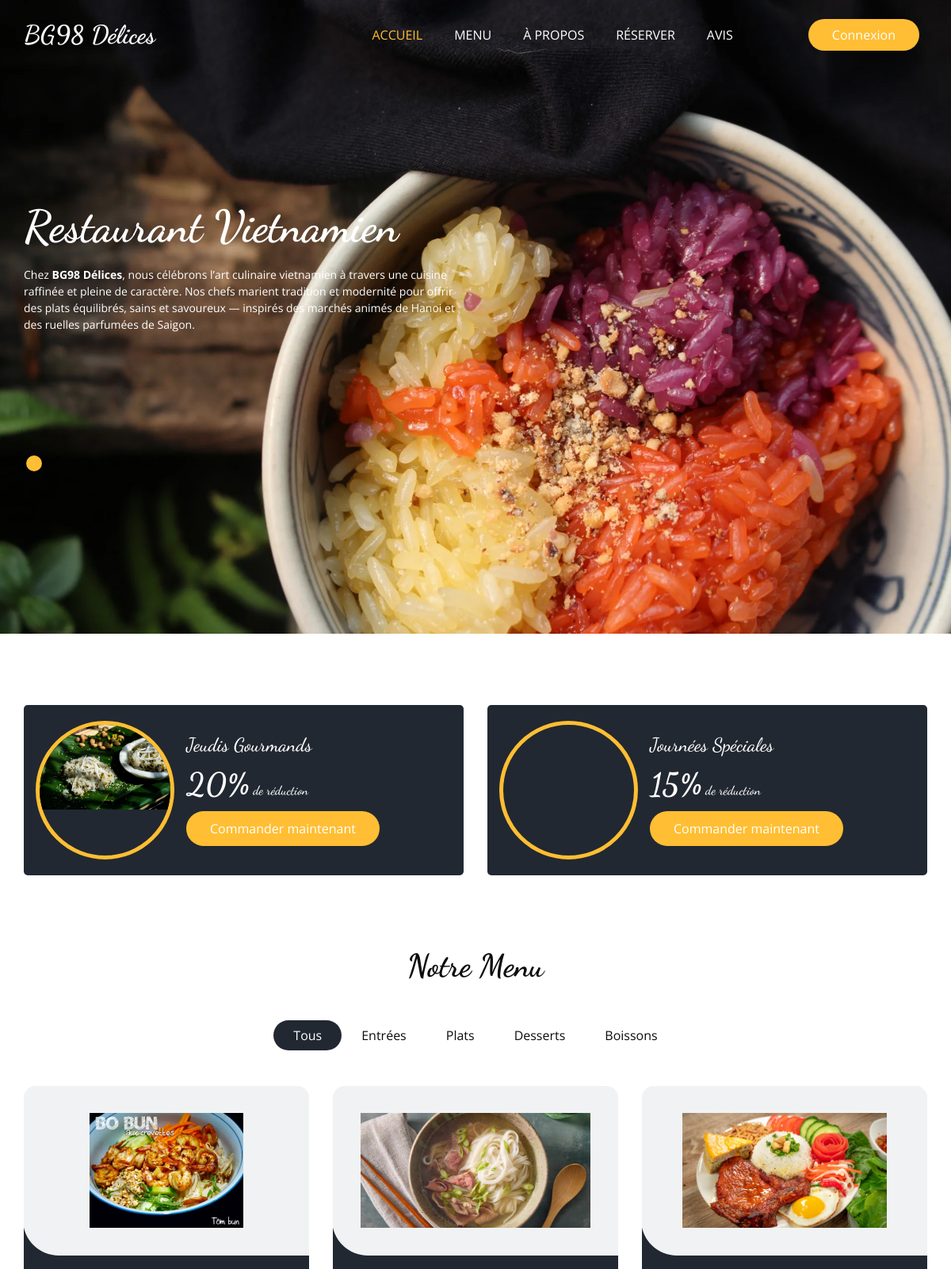
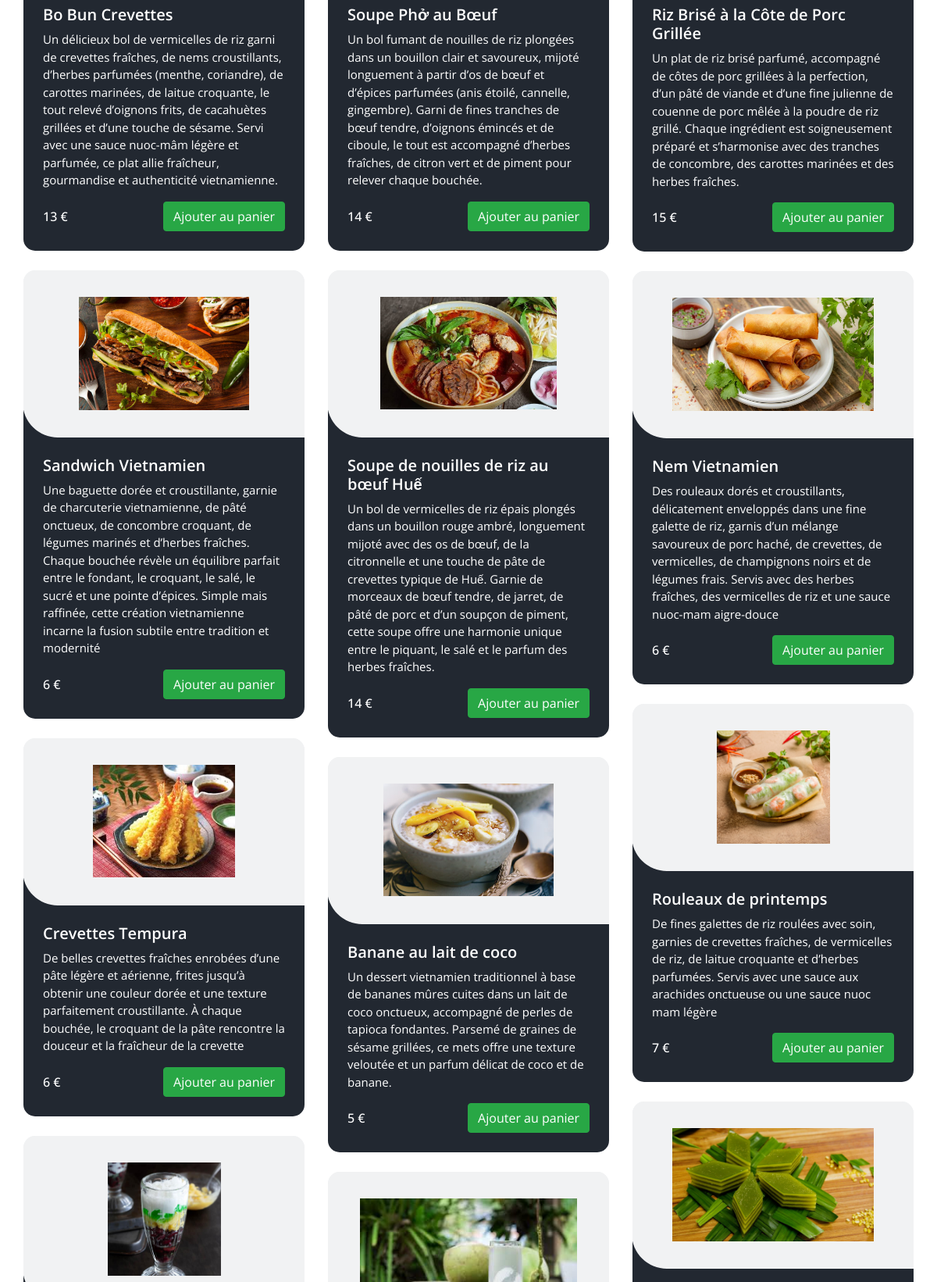
The page / (upper part) on the database its author committed (2 pictures, top to bottom).
### Base_App/models.py (models this page shows, shortened)
class Items(models.Model):
    Item_name = models.CharField(max_length=40)
    description = models.TextField(blank=False)
    Price = models.IntegerField()
    Category = models.ForeignKey(ItemList, related_name='Name', on_delete=models.CASCADE)
    Image = models.ImageField(upload_to='items/')

### Base_App/views.py (the view)
# urls.py: path('', HomeView, name='Home'),
def HomeView(request):
    items =  Items.objects.all()
    list = ItemList.objects.all()
    review = Feedback.objects.all().order_by('-id')[:5]
    return render(request, 'home.html',{'items': items, 'list': list, 'review': review})

### Base_App/models.py (called while the page is built)
    def __str__(self):
        return self.Category_name

### Template/home.html (shortened to what this page needs)
{% extends "base.html" %}
{% block home_status %}active{% endblock home_status %}
{% load static %}
{% block slider %}
<section class="slider_section">
  <div id="customCarousel1" class="carousel slide" data-ride="carousel">
    <div class="carousel-inner">
      <div class="carousel-item active">
        <div class="container">
          <div class="row">
            <div class="col-md-7 col-lg-6">
              <div class="detail-box">
                <h1>
                  Restaurant Vietnamien
                </h1>
                <p>
                  Chez <strong>BG98 Délices</strong>, nous célébrons l’art culinaire vietnamien à travers une cuisine raffinée et pleine de caractère.
                  Nos chefs marient tradition et modernité pour offrir des plats équilibrés, sains et savoureux — inspirés des marchés animés de Hanoi et des ruelles parfumées de Saigon.
                </p>
              </div>
            </div>
          </div>
        </div>
      </div>
    </div>
    <div class="container">
      <ol class="carousel-indicators">
        <li data-target="#customCarousel1" data-slide-to="0" class="active"></li>
      </ol>
    </div>
  </div>
</section>
{% endblock slider %}
{% block main %}
<section class="offer_section layout_padding-bottom">
  <div class="offer_container">
    <div class="container">
      <div class="row">
        <div class="col-md-6">
          <div class="box">
            <div class="img-box">
              <img src="{% static 'images/o1.jpg' %}" alt="">
            </div>
            <div class="detail-box">
              <h5>Jeudis Gourmands</h5>
              <h6><span>20%</span> de réduction</h6>
              <a href="#">
                Commander maintenant
              </a>
            </div>
          </div>
        </div>
        <div class="col-md-6">
          <div class="box">
            <div class="img-box">
            </div>
            <div class="detail-box">
              <h5>Journées Spéciales</h5>
              <h6><span>15%</span> de réduction</h6>
              <a href="#">
                Commander maintenant
              </a>
            </div>
          </div>
        </div>
      </div>
    </div>
  </div>
</section>
<section class="food_section layout_padding-bottom">
  <div class="container">
    <div class="heading_container heading_center">
      <h2>Notre Menu</h2>
    </div>
    <ul class="filters_menu">
      <li class="active" data-filter="*">Tous</li>
      <li data-filter=".entree">Entrées</li>
      <li data-filter=".plat">Plats</li>
      <li data-filter=".dessert">Desserts</li>
      <li data-filter=".boisson">Boissons</li>
    </ul>
    <div class="filters-content">
      <div class="row grid">
        {% for j in items %}
        <div class="col-sm-6 col-lg-4 all {{ j.Category|slugify }}">
          <div class="box">
            <div class="img-box">
              <img src="/media/{{ j.Image }}" alt="{{ j.Item_name }}">
            </div>
            <div class="detail-box">
              <h5>{{ j.Item_name }}</h5>
              <p>{{ j.description }}</p>
              <div class="options">
                <h6>{{ j.Price }} €</h6>
                <button class="btn btn-success add-to-cart"
                  data-item-id="{{ j.id }}"
                  data-item-name="{{ j.Item_name }}"
                  data-item-price="{{ j.Price }}">
                  Ajouter au panier
                </button>
              </div>
            </div>
          </div>
        </div>
        {% endfor %}
      </div>
    </div>
  </div>
</section>
{% endblock main %}

### Static/css/responsive.css (style rules this page uses)
@media (min-width: 1200px) { .container { max-width: 1170px; } }

### rows shown on the page
Items: Image (picture), Item_name "Bo Bun Crevettes", description "Un délicieux bol de vermicelles de riz garni de crevettes fraîches, de nems croustillants, d’herbes parfumées (menthe, coriandre), de carottes marinées, de laitue croquante, le tout relevé d’oignons frits, de cacahuètes grillées et d’une touche de sésame. Servi avec une sauce nuoc-mâm légère et parfumée, ce plat allie fraîcheur, gourmandise et authenticité vietnamienne.", Price "13"
Items: Image (picture), Item_name "Soupe Phở au Bœuf", description "Un bol fumant de nouilles de riz plongées dans un bouillon clair et savoureux, mijoté longuement à partir d’os de bœuf et d’épices parfumées (anis étoilé, cannelle, gingembre). Garni de fines tranches de bœuf tendre, d’oignons émincés et de ciboule, le tout est accompagné d’herbes fraîches, de citron vert et de piment pour relever chaque bouchée.", Price "14"
Items: Image (placeholder picture), Item_name "Riz Brisé à la Côte de Porc Grillée", description "Un plat de riz brisé parfumé, accompagné de côtes de porc grillées à la perfection, d’un pâté de viande et d’une fine julienne de couenne de porc mêlée à la poudre de riz grillé. Chaque ingrédient est soigneusement préparé et s’harmonise avec des tranches de concombre, des carottes marinées et des herbes fraîches.", Price "15"
Items: Image (picture), Item_name "Sandwich Vietnamien", description "Une baguette dorée et croustillante, garnie de charcuterie vietnamienne, de pâté onctueux, de concombre croquant, de légumes marinés et d’herbes fraîches. Chaque bouchée révèle un équilibre parfait entre le fondant, le croquant, le salé, le sucré et une pointe d’épices. Simple mais raffinée, cette création vietnamienne incarne la fusion subtile entre tradition et modernité", Price "6"
Items: Image (picture), Item_name "Soupe de nouilles de riz au bœuf Huế", description "Un bol de vermicelles de riz épais plongés dans un bouillon rouge ambré, longuement mijoté avec des os de bœuf, de la citronnelle et une touche de pâte de crevettes typique de Huế. Garnie de morceaux de bœuf tendre, de jarret, de pâté de porc et d’un soupçon de piment, cette soupe offre une harmonie unique entre le piquant, le salé et le parfum des herbes fraîches.", Price "14"
Items: Image (picture), Item_name "Nem Vietnamien", description "Des rouleaux dorés et croustillants, délicatement enveloppés dans une fine galette de riz, garnis d’un mélange savoureux de porc haché, de crevettes, de vermicelles, de champignons noirs et de légumes frais. Servis avec des herbes fraîches, des vermicelles de riz et une sauce nuoc-mam aigre-douce", Price "6"
Items: Image (picture), Item_name "Rouleaux de printemps", description "De fines galettes de riz roulées avec soin, garnies de crevettes fraîches, de vermicelles de riz, de laitue croquante et d’herbes parfumées. Servis avec une sauce aux arachides onctueuse ou une sauce nuoc mam légère", Price "7"
Items: Image (picture), Item_name "Crevettes Tempura", description "De belles crevettes fraîches enrobées d’une pâte légère et aérienne, frites jusqu’à obtenir une couleur dorée et une texture parfaitement croustillante. À chaque bouchée, le croquant de la pâte rencontre la douceur et la fraîcheur de la crevette", Price "6"
Items: Image (picture), Item_name "Banane au lait de coco", description "Un dessert vietnamien traditionnel à base de bananes mûres cuites dans un lait de coco onctueux, accompagné de perles de tapioca fondantes. Parsemé de graines de sésame grillées, ce mets offre une texture veloutée et un parfum délicat de coco et de banane.", Price "5"
Items: Image (picture)
Items: Image (picture)
Items: Image (picture)
